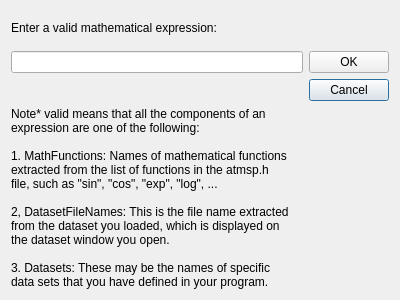
<?xml version="1.0" encoding="UTF-8"?>
<ui version="4.0">
 <class>FunctionDialog</class>
 <widget class="QDialog" name="FunctionDialog">
  <property name="geometry">
   <rect>
    <x>0</x>
    <y>0</y>
    <width>400</width>
    <height>300</height>
   </rect>
  </property>
  <property name="windowTitle">
   <string>Dialog</string>
  </property>
  <property name="modal">
   <bool>false</bool>
  </property>
  <layout class="QGridLayout" name="gridLayout">
   <item row="2" column="2">
    <widget class="QPushButton" name="pushButtonCancel">
     <property name="text">
      <string>Cancel</string>
     </property>
    </widget>
   </item>
   <item row="1" column="2">
    <widget class="QPushButton" name="pushButtonOK">
     <property name="text">
      <string>OK</string>
     </property>
    </widget>
   </item>
   <item row="3" column="1">
    <widget class="QLabel" name="label">
     <property name="text">
      <string>Note* valid means that all the components of an 
expression are one of the following: 

1. MathFunctions: Names of mathematical functions 
extracted from the list of functions in the atmsp.h 
file, such as &quot;sin&quot;, &quot;cos&quot;, &quot;exp&quot;, &quot;log&quot;, ...

2, DatasetFileNames: This is the file name extracted 
from the dataset you loaded, which is displayed on 
the dataset window you open. 

3. Datasets: These may be the names of specific 
data sets that you have defined in your program.</string>
     </property>
    </widget>
   </item>
   <item row="1" column="1">
    <widget class="QLineEdit" name="lineEditExpression"/>
   </item>
   <item row="0" column="1">
    <widget class="QLabel" name="label_2">
     <property name="text">
      <string>Enter a valid mathematical expression:</string>
     </property>
    </widget>
   </item>
  </layout>
 </widget>
 <resources/>
 <connections/>
</ui>
